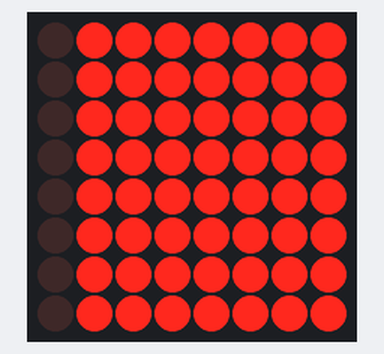
The sketch below on a simulated Arduino Uno, built with avr-gcc and run on an emulated ATmega328P. On the bench: 8×8 LED matrix. Wiring (inferred from the names in the program): LED matrix (orientation assumed): rows pin 10, pin 11, pin 12, pin 15, pin 16, pin 17, pin 18, pin 19; columns pin 2, pin 3, pin 4, pin 5, pin 6, pin 7, pin 8, pin 9.

Above: at 0.25 s.
At 4.55 s:
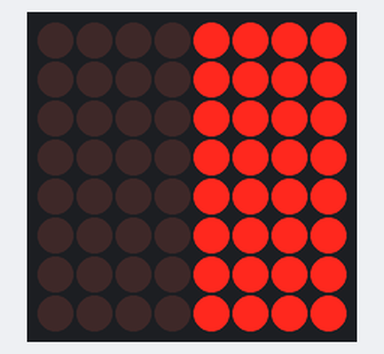
At 9.94 s:
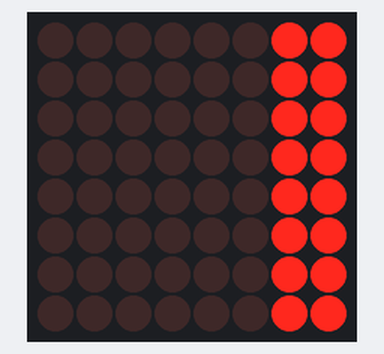
At 20.27 s:
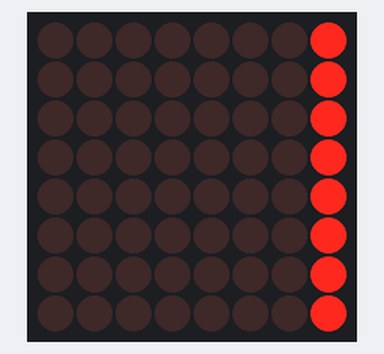
At 30.08 s:
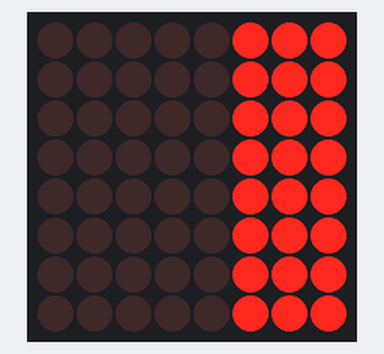
At 39.9 s:
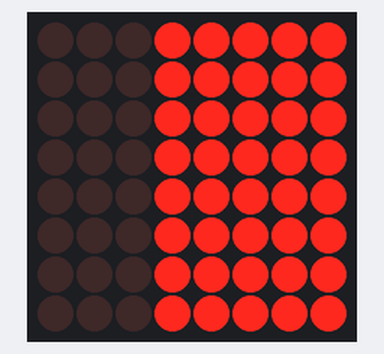

The sketch:

ledcube-pattern.ino
```cpp
const int columnPins[] = {2,3,4,5,6,7,8,9};
const int rowPins[] = {10,11,12,15,16,17,18,19};

int led = 0;
int columnL = 0;
int rowL = 0;

void setup()
{
  for(int i =0; i<8; i++)
  {
      pinMode(columnPins[i], OUTPUT);
      pinMode(rowPins[i], OUTPUT);
  }
}


void loop()
{
  led = led + 1;
  if(led > 63)
  led = 0;

  columnL = led/8;
  rowL = led % 8;
    for(int column = 0; column<8; column ++)
   {
        digitalWrite(columnPins[column], HIGH);

         for(int row = 0; row<8; row++)
        {
           if(columnL > column)
          {
             digitalWrite(rowPins[row], HIGH);
          }
           else if( columnL == column && rowL >= row)
          {
            digitalWrite(rowPins[row], HIGH);
          }
           else
          {
            digitalWrite(columnPins[column], LOW);
          }

           delayMicroseconds(300);
        digitalWrite(rowPins[row], LOW);
        }
   }
}
```
